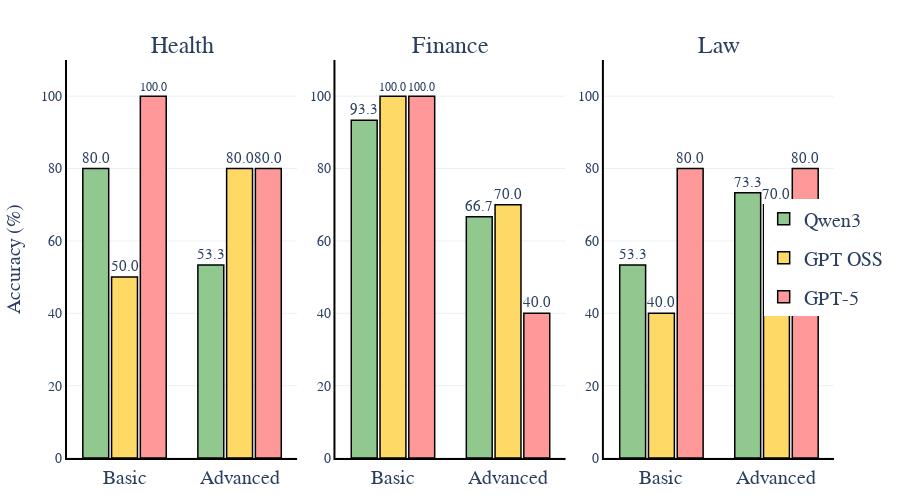

Source (notebook cell):
### Code cell
image_dir = Path("../images")

# Create a mapping from model name to model family

model_to_family = {}

for family, family_models in models.items():

    for model_name in family_models.keys():

        model_to_family[model_name] = family


# Map model names to their family

df["model_family"] = df["model"].map(model_to_family)


# Map domain names to capitalized versions from datasets dictionary

domain_name_map = {domain.lower(): domain for domain in datasets.keys()}

df["domain_display"] = df["domain"].map(domain_name_map)


# Calculate accuracy for each combination

df["is_correct"] = df["evaluation"] == "Correct"


# Group by model family and calculate mean accuracy
plot_data = (

    df.groupby(["model_family", "domain_display", "difficulty"])

    .agg(correct=("is_correct", "sum"), total=("is_correct", "count"))

    .reset_index()
)



# Calculate accuracy percentage

plot_data["accuracy"] = (plot_data["correct"] / plot_data["total"]) * 100


# Create model family order and domain order

model_family_order = list(models.keys())

domain_order = list(datasets.keys())


# Update colors to have 3 for the families

family_colors = [
    "#90C890",
    "#FFD966",
    "#FF9999",
]  # Green for Qwen3, Yellow for GPT OSS, Light red for GPT-5


# Create subplots - one for each domain

fig = make_subplots(

    rows=1,

    cols=3,

    subplot_titles=domain_order,

    horizontal_spacing=0.05,
)


# Add traces for each domain

for col_idx, domain in enumerate(domain_order, start=1):

    domain_data = plot_data[plot_data["domain_display"] == domain]


    for family_idx, family in enumerate(model_family_order):

        family_data = domain_data[domain_data["model_family"] == family].sort_values(
            "difficulty"
        )


        # Create x-axis values: 0 for basic, 1 for advanced

        x_vals = [0 if diff == "basic" else 1 for diff in family_data["difficulty"]]


        fig.add_trace(

            go.Bar(

                x=x_vals,

                y=family_data["accuracy"],
                name=family,

                marker_color=family_colors[family_idx],

                marker_line=dict(color="black", width=1.5),

                text=[f"{val:.1f}" for val in family_data["accuracy"]],

                textposition="outside",

                textfont=dict(size=20),
                legendgroup=family,

                showlegend=(col_idx == 1),  # Only show legend for first subplot
            ),

            row=1,

            col=col_idx,
        )



# Update layout

fig.update_layout(

    barmode="group",

    bargap=0.25,

    bargroupgap=0.1,

    font=dict(size=14, family="Arial, sans-serif"),
    legend=dict(

        orientation="v",

        yanchor="top",

        y=0.65,

        xanchor="right",

        x=1.07,

        font=dict(size=20),
    ),

    height=500,

    showlegend=True,

    margin=dict(t=60, b=40, l=60, r=60),
)



# Update subplot titles font size

for annotation in fig["layout"]["annotations"]:

    annotation["font"] = dict(size=24)



# Update x-axes for all subplots

for col_idx in range(1, 4):

    fig.update_xaxes(

        tickmode="array",

        tickvals=[0, 1],

        ticktext=["Basic", "Advanced"],

        tickfont=dict(size=20),

        showline=True,

        linewidth=2,

        linecolor="black",

        row=1,

        col=col_idx,
    )



# Update y-axes

for col_idx in range(1, 4):


    fig.update_yaxes(

        range=[0, 110],

        showline=True,

        linewidth=2,

        linecolor="black",

        row=1,

        col=col_idx,
    )



# Only show y-axis title on the first subplot

fig.update_yaxes(

    title_text="Accuracy (%)",

    title_font=dict(size=20),

    row=1,

    col=1,
)


fig.show()


# Export as high-resolution image

fig.write_image(

    Path(image_dir) / "accuracy_by_dataset_and_model_family.png",
    width=1830,
    height=500,
    scale=3,
)

### Figure 1 — Plotly figure (JSON) as saved in the notebook; plotly's stock layout.template omitted (floating-point values rounded to 4 significant figures)
{"data": [{"legendgroup": "Qwen3", "marker": {"color": "#90C890", "line": {"color": "black", "width": 1.5}}, "name": "Qwen3", "showlegend": true, "text": ["53.3", "80.0"], "textfont": {"size": 20}, "textposition": "outside", "type": "bar", "x": [1, 0], "xaxis": "x", "y": [53.33, 80.0], "yaxis": "y"}, {"legendgroup": "GPT OSS", "marker": {"color": "#FFD966", "line": {"color": "black", "width": 1.5}}, "name": "GPT OSS", "showlegend": true, "text": ["80.0", "50.0"], "textfont": {"size": 20}, "textposition": "outside", "type": "bar", "x": [1, 0], "xaxis": "x", "y": [80.0, 50.0], "yaxis": "y"}, {"legendgroup": "GPT-5", "marker": {"color": "#FF9999", "line": {"color": "black", "width": 1.5}}, "name": "GPT-5", "showlegend": true, "text": ["80.0", "100.0"], "textfont": {"size": 20}, "textposition": "outside", "type": "bar", "x": [1, 0], "xaxis": "x", "y": [80.0, 100.0], "yaxis": "y"}, {"legendgroup": "Qwen3", "marker": {"color": "#90C890", "line": {"color": "black", "width": 1.5}}, "name": "Qwen3", "showlegend": false, "text": ["66.7", "93.3"], "textfont": {"size": 20}, "textposition": "outside", "type": "bar", "x": [1, 0], "xaxis": "x2", "y": [66.67, 93.33], "yaxis": "y2"}, {"legendgroup": "GPT OSS", "marker": {"color": "#FFD966", "line": {"color": "black", "width": 1.5}}, "name": "GPT OSS", "showlegend": false, "text": ["70.0", "100.0"], "textfont": {"size": 20}, "textposition": "outside", "type": "bar", "x": [1, 0], "xaxis": "x2", "y": [70.0, 100.0], "yaxis": "y2"}, {"legendgroup": "GPT-5", "marker": {"color": "#FF9999", "line": {"color": "black", "width": 1.5}}, "name": "GPT-5", "showlegend": false, "text": ["40.0", "100.0"], "textfont": {"size": 20}, "textposition": "outside", "type": "bar", "x": [1, 0], "xaxis": "x2", "y": [40.0, 100.0], "yaxis": "y2"}, {"legendgroup": "Qwen3", "marker": {"color": "#90C890", "line": {"color": "black", "width": 1.5}}, "name": "Qwen3", "showlegend": false, "text": ["73.3", "53.3"], "textfont": {"size": 20}, "textposition": "outside", "type": "bar", "x": [1, 0], "xaxis": "x3", "y": [73.33, 53.33], "yaxis": "y3"}, {"legendgroup": "GPT OSS", "marker": {"color": "#FFD966", "line": {"color": "black", "width": 1.5}}, "name": "GPT OSS", "showlegend": false, "text": ["70.0", "40.0"], "textfont": {"size": 20}, "textposition": "outside", "type": "bar", "x": [1, 0], "xaxis": "x3", "y": [70.0, 40.0], "yaxis": "y3"}, {"legendgroup": "GPT-5", "marker": {"color": "#FF9999", "line": {"color": "black", "width": 1.5}}, "name": "GPT-5", "showlegend": false, "text": ["80.0", "80.0"], "textfont": {"size": 20}, "textposition": "outside", "type": "bar", "x": [1, 0], "xaxis": "x3", "y": [80.0, 80.0], "yaxis": "y3"}], "layout": {"annotations": [{"font": {"size": 24}, "showarrow": false, "text": "Health", "x": 0.15, "xanchor": "center", "xref": "paper", "y": 1, "yanchor": "bottom", "yref": "paper"}, {"font": {"size": 24}, "showarrow": false, "text": "Finance", "x": 0.5, "xanchor": "center", "xref": "paper", "y": 1, "yanchor": "bottom", "yref": "paper"}, {"font": {"size": 24}, "showarrow": false, "text": "Law", "x": 0.85, "xanchor": "center", "xref": "paper", "y": 1, "yanchor": "bottom", "yref": "paper"}], "bargap": 0.25, "bargroupgap": 0.1, "barmode": "group", "font": {"family": "Arial, sans-serif", "size": 14}, "height": 500, "legend": {"font": {"size": 20}, "orientation": "v", "x": 1.07, "xanchor": "right", "y": 0.65, "yanchor": "top"}, "margin": {"b": 40, "l": 60, "r": 60, "t": 60}, "showlegend": true, "xaxis": {"anchor": "y", "domain": [0, 0.3], "linecolor": "black", "linewidth": 2, "showline": true, "tickfont": {"size": 20}, "tickmode": "array", "ticktext": ["Basic", "Advanced"], "tickvals": [0, 1]}, "xaxis2": {"anchor": "y2", "domain": [0.35, 0.65], "linecolor": "black", "linewidth": 2, "showline": true, "tickfont": {"size": 20}, "tickmode": "array", "ticktext": ["Basic", "Advanced"], "tickvals": [0, 1]}, "xaxis3": {"anchor": "y3", "domain": [0.7, 1], "linecolor": "black", "linewidth": 2, "showline": true, "tickfont": {"size": 20}, "tickmode": "array", "ticktext": ["Basic", "Advanced"], "tickvals": [0, 1]}, "yaxis": {"anchor": "x", "domain": [0, 1], "linecolor": "black", "linewidth": 2, "range": [0, 110], "showline": true, "title": {"font": {"size": 20}, "text": "Accuracy (%)"}}, "yaxis2": {"anchor": "x2", "domain": [0, 1], "linecolor": "black", "linewidth": 2, "range": [0, 110], "showline": true}, "yaxis3": {"anchor": "x3", "domain": [0, 1], "linecolor": "black", "linewidth": 2, "range": [0, 110], "showline": true}}}
